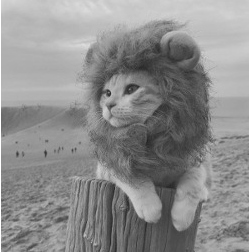
#> input picture CODE/OC-COURS-22-ANALYSE_DONNEES_VISUELLES/simba.png, 249 x 252 px
$ jupyter execute --allow-errors OC-22-ANALYSE_DONNEES_VISUELLES-PYTHON.ipynb
#> lines starting #> are read from the running program, lines starting #| are printed output that depends on the picture
# <span class="bg-primary">21. ANALYSER DONNEES VISUELLES</span>

# <span class="bg-info">TRAITEMENT IMAGE PILLOW</span>

[cell 1]
from PIL import Image

# <span class="bg-warning">Chargement de l'image</span>

[cell 2]
# Charger l'image
img = Image.open("simba.png")
#> img is the input picture: PIL image 249x252 RGB; min 37, max 255, mean 140.6

# Afficher l'image chargée
img.show()

# <span class="bg-warning">TAILLE DE L'IMAGE</span>

[cell 3]
# Récupérer et afficher la taille de l'image (en pixels)
w, h = img.size
#> w = 249; h = 252
print("Largeur : {} px, hauteur : {} px".format(w, h))
#| Largeur : 249 px, hauteur : 252 px

# <span class="bg-warning">PIXEL</span>

[cell 4]
# Afficher son mode de quantification
print("Format des pixels : {}".format(img.mode))
#| Format des pixels : RGB

# Récupérer et afficher la valeur du pixel à une position précise
px_value = img.getpixel((20,100))
#> px_value = (174, 174, 174)
print("Valeur du pixel situé en (20,100) : {}".format(px_value))
#| Valeur du pixel situé en (20,100) : (174, 174, 174)

# <span class="bg-warning">MATRICE DE L'IMAGE</span>

[cell 5]
import numpy as np

# Récupérer les valeurs de tous les pixels sous forme d'une matrice
mat = np.array(img)
print(mat)
#> (printed output is left out)

# Afficher la taille de la matrice de pixels
print("Taille de la matrice de pixels : {}".format(mat.shape))
#| Taille de la matrice de pixels : (252, 249, 3)

# <span class="bg-warning">HISTOGRAMME - REPARTITION DES PIXELS SELON INTENSITE</span>

[cell 6]
# L'histogramme d'une image numérique est une courbe statistique représentant
# la répartition de ses pixels selon leur intensité.
# Pour une image en noir et blanc, il indique en abscisse le niveau de gris
# (entier entre 0 et 255) et en ordonnée, le nombre de pixels ayant cette
# valeur.
import matplotlib.pyplot as plt
import numpy as np
from PIL import Image

from scipy import misc

fig = plt.figure(figsize=(12,5))

# Image de départ
ax = fig.add_subplot(121)
img = Image.open("simba.png")
ax = plt.imshow(img)

# Répartitions des pixels selon l'intensité
ax = fig.add_subplot(122)
img_mat = np.array(Image.open('simba.png'))
n, bins, patches = plt.hist(img_mat.flatten(), bins=range(256))
#> n = 255 values, max 2823 at index 183, min 0 at index 0, mean 738.2; bins = 256 values from 0 to 255; patches = 255 items

plt.xlabel('Niveau de gris')
plt.ylabel('Nombre de pixels')

plt.show()
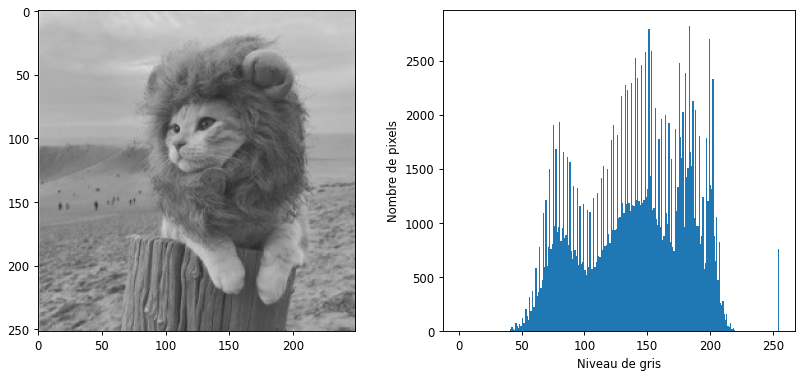
#> figure drawn by matplotlib, 2 panels; panel 2: tallest bar 2823 high, from x = 183 to 184

# <span class="bg-info">EXPOSITION</span>

# SOUS EXPOSEE

[cell 7]
# pour l'image trop sombre, ou sous-exposée, la majorité des pixels se situent
# dans la partie gauche de l'histogramme, vers les valeurs de niveaux de gris
# faibles.
from scipy import misc

fig = plt.figure(figsize=(12,5))

# Image de départ
ax = fig.add_subplot(121)
img_sous_exposee = Image.open("simba-sous_exposee.png")
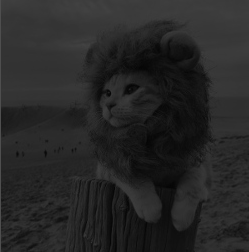
#> input picture CODE/OC-COURS-22-ANALYSE_DONNEES_VISUELLES/simba-sous_exposee.png, 249 x 252 px
#> img_sous_exposee is the input picture: PIL image 249x252 RGB; min 5, max 78, mean 39
ax = plt.imshow(img_sous_exposee)

# Répartitions des pixels selon l'intensité
ax = fig.add_subplot(122)
img_mat = np.array(Image.open('simba-sous_exposee.png'))
n, bins, patches = plt.hist(img_mat.flatten(), bins=range(256))
#> n = 255 values, max 6807 at index 43, min 0 at index 0, mean 738.2

plt.xlabel('Niveau de gris')
plt.ylabel('Nombre de pixels')

plt.show()
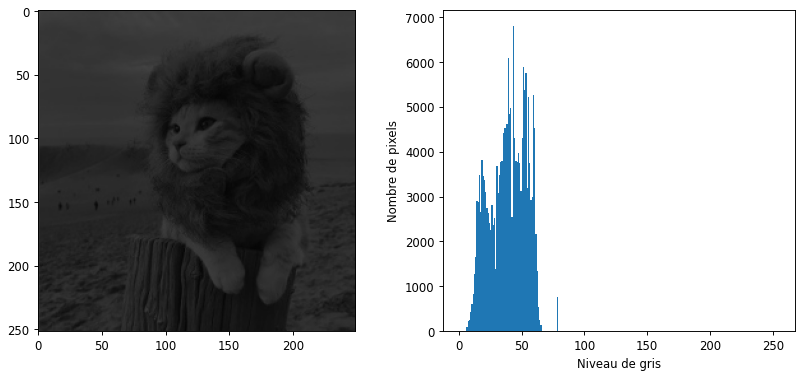
#> figure drawn by matplotlib, 2 panels; panel 2: tallest bar 6807 high, from x = 43 to 44

# SUR EXPOSEE

[cell 8]
# pour l'image trop sombre, ou sous-exposée, la majorité des pixels se situent
# dans la partie gauche de l'histogramme, vers les valeurs de niveaux de gris
# faibles.
from scipy import misc

fig = plt.figure(figsize=(12,5))

# Image de départ
ax = fig.add_subplot(121)
img_sur_exposee = Image.open("simba-sur_exposee.png")
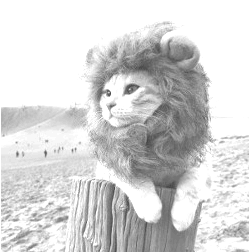
#> input picture CODE/OC-COURS-22-ANALYSE_DONNEES_VISUELLES/simba-sur_exposee.png, 249 x 252 px
#> img_sur_exposee is the input picture: PIL image 249x252 RGB; min 69, max 255, mean 213.7
ax = plt.imshow(img_sur_exposee)

# Répartitions des pixels selon l'intensité
ax = fig.add_subplot(122)
img_mat = np.array(Image.open('simba-sur_exposee.png'))
n, bins, patches = plt.hist(img_mat.flatten(), bins=range(256))
#> n = 255 values, max 72711 at index 254, min 0 at index 0, mean 738.2

plt.xlabel('Niveau de gris')
plt.ylabel('Nombre de pixels')

plt.show()
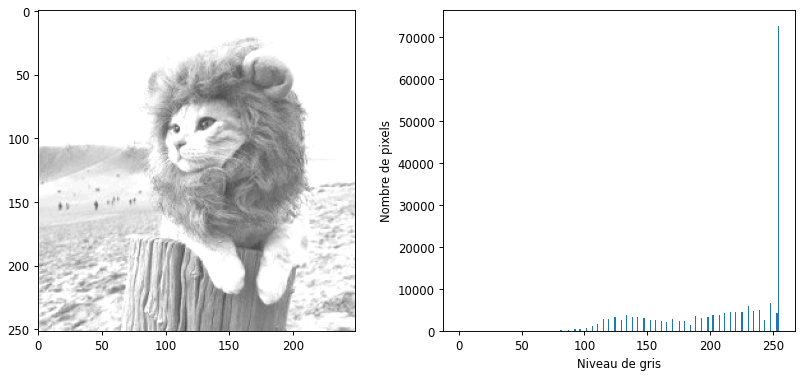
#> figure drawn by matplotlib, 2 panels; panel 2: tallest bar 72711 high, from x = 254 to 255

# <span class="bg-warning">CORRECTION SUR EXPOSITION</span>

[cell 9]
from PIL import ImageOps

img_sur_expo_corrigee = ImageOps.autocontrast(img_sur_exposee, cutoff = 2, ignore = 2)
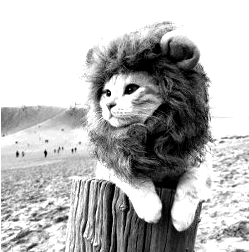
#> img_sur_expo_corrigee: PIL image 249x252 RGB; min 0, max 255, mean 182.4

fig = plt.figure(figsize=(12,5))

# Image de départ sur exposée
ax = fig.add_subplot(121)
img_sur_exposee = Image.open("simba-sur_exposee.png")
ax = plt.imshow(img_sur_exposee)
plt.title('Image de départ SUR EXPOSEE')

# Image de départ sur exposée corrigée
ax = fig.add_subplot(122)
ax = plt.imshow(img_sur_expo_corrigee)
plt.title('Image SUR EXPOSEE corrigée')

plt.show()

# <span class="bg-warning">EGALISATION D'HISTOGRAMME</span>

[cell 10]
from PIL import ImageOps

img_peu_contrastee_corrigee = ImageOps.equalize(img, mask = None)
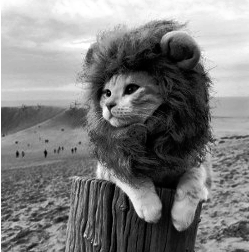
#> img_peu_contrastee_corrigee: PIL image 249x252 RGB; min 0, max 255, mean 127

fig = plt.figure(figsize=(12,5))

# Image de départ peu contrastée
ax = fig.add_subplot(121)
img_peu_contrastee = Image.open("simba.png")
ax = plt.imshow(img_peu_contrastee)
plt.title('Image de départ PEU CONTRASTEE')

#
ax = fig.add_subplot(122)
ax = plt.imshow(img_peu_contrastee_corrigee)
plt.title('Image PEU CONTRASTEE corrigée')

plt.show()

# <span class="bg-info">TRANSFORMATIONS GEOMETRIQUES</span>

# ROTATION

[cell 11]
import PIL

plt.imshow(img.rotate(45, resample=PIL.Image.NEAREST, expand=True))
plt.show()
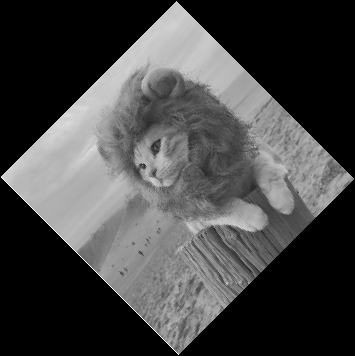
#> shown: shape (356, 355, 3); min 0, max 255, mean 69.7
plt.imshow(img.rotate(45, resample=PIL.Image.BILINEAR, expand=True))
plt.show()
plt.imshow(img.rotate(45, resample=PIL.Image.BICUBIC, expand=True))
plt.show()

# <span class="bg-info">BRUIT DE L'IMAGE</span>

# AJOUT DU BRUIT

[cell 12]
import random

# Charger l'image sous forme d'une matrice de pixels
img = np.array(Image.open('simba.png'))
print(img.shape)
#| (252, 249, 3)
# Générer le bruit gaussien de moyenne nulle et d'écart-type 7 (variance 49)
noise = np.random.normal(0, 7, img.shape)
print(noise.shape)
#| (252, 249, 3)

# Créer l'image bruitée et l'afficher
# noisy_img = Image.fromarray(img + noise).convert('RGB')
noisy_img = Image.fromarray(img + noise, mode = 'RGB').convert('RGB')
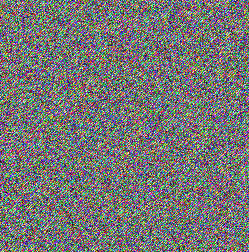
#> noisy_img: PIL image 249x252 RGB; mean R, G, B 116.8, 117.2, 116.4
plt.imshow(noisy_img, )
plt.show()

# LISSAGE DU BRUIT

[cell 13]
from PIL import ImageFilter

# Appliquer le lissage par moyennage (fenêtre de taille 9) et afficher
# le résultat
noisy_img_lisse = noisy_img.filter(ImageFilter.BoxBlur(1))
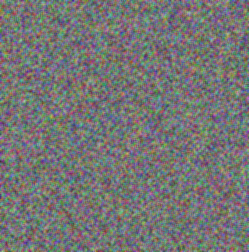
#> noisy_img_lisse: PIL image 249x252 RGB; mean R, G, B 116.8, 117.2, 116.4
plt.imshow(noisy_img_lisse)
plt.show()
